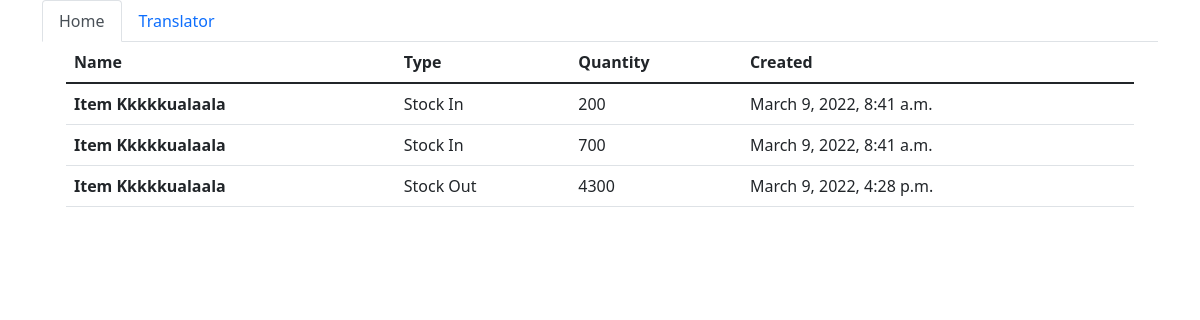
The page /2/ on the database as committed earlier.
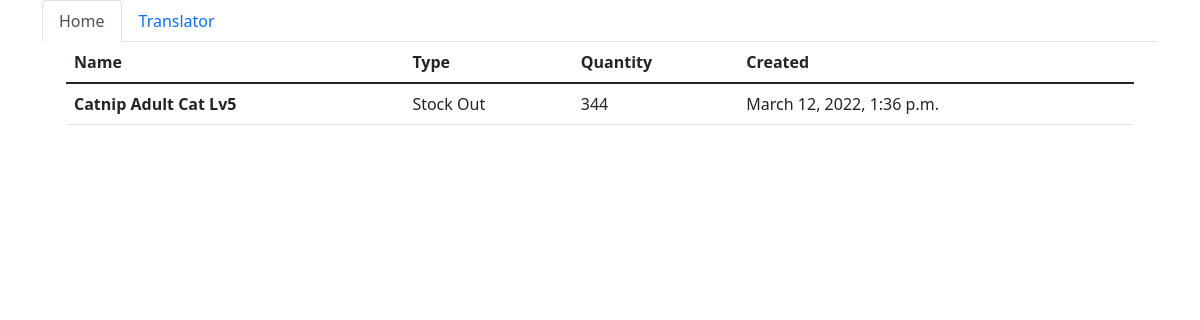
The same page on the database as committed later.
### blog/models.py (models this page shows, shortened)
class Inventory(models.Model):
    name=models.ForeignKey(Item,on_delete=models.CASCADE)
    type=models.IntegerField(choices=inventory_movement)
    quantity=models.IntegerField()
    date_created=models.DateTimeField(auto_now_add=True)
    def inventory_verbose(self):
        return dict(inventory_movement)[self.type]

class Item(models.Model):
    division=models.ForeignKey(Division,on_delete=models.CASCADE)
    name=models.CharField(max_length=500,unique=True)
    quantity=models.IntegerField()
    def __str__(self):
        return self.name.title()

### blog/views.py (the view)
# urls.py: path('<int:bucin>/',views.InventoryDetail,name='inventory_detail'),
def InventoryDetail(request,bucin):
    lele=Item.objects.get(id=bucin).id
    all_inventory=Inventory.objects.filter(name__id=lele)
    context={'all_inventory':all_inventory}
    return render(request,'index.html',context)

### templates/index.html
{%extends 'base.html'%}
{%block content%}
<div class='container'>
<table class="table">
    <thead>
      <tr>
        <th scope="col">Name</th>
        <th scope="col">Type</th>
        <th scope="col">Quantity</th>
        <th scope="col">Created</th>
      </tr>
    </thead>
    <tbody>
        {%for a in all_inventory%}
      <tr>
        <th scope="row">{{a.name}}</th>
        <td>{{a.inventory_verbose}}</td>
        <td>{{a.quantity}}</td>
        <td>{{a.date_created}}</td>
      </tr>
     {%endfor%}
    </tbody>
  </table>
</div>
{%endblock%}

### templates/base.html (shortened to what this page needs)
<!doctype html>
<html lang="en">
  <head>
    <link href="https://cdn.jsdelivr.net/npm/bootstrap@5.1.3/dist/css/bootstrap.min.css" rel="stylesheet">
<div class="container">
  <ul class="nav nav-tabs">
    <li class="nav-item">
      <a class="nav-link active" aria-current="page" href="{%url 'item_detail'%}">Home</a>
    </li>
    <li class="nav-item">
      <a class="nav-link" href="{%url 'translator_view'%}">Translator</a>
    </li>
  </ul>
  </head>
  <body>
      <div class="container m-8 p-8">
        {%block content%}
        {%endblock%}
      </div>
  </body>
</html>

Rows that differ between the two databases and show on the page:
removed Inventory: name "Item Kkkkkualaala", inventory_verbose "Stock In", quantity "200", date_created "March 9, 2022, 8:41 a.m."
no longer on this page (row edited): Inventory: name "Item Kkkkkualaala", inventory_verbose "Stock In", quantity "700", date_created "March 9, 2022, 8:41 a.m."
no longer on this page (row edited): Inventory: name "Item Kkkkkualaala", inventory_verbose "Stock Out", quantity "4300", date_created "March 9, 2022, 4:28 p.m."
added Inventory: name "Catnip Adult Cat Lv5", inventory_verbose "Stock Out", quantity "344", date_created "March 12, 2022, 1:36 p.m."
